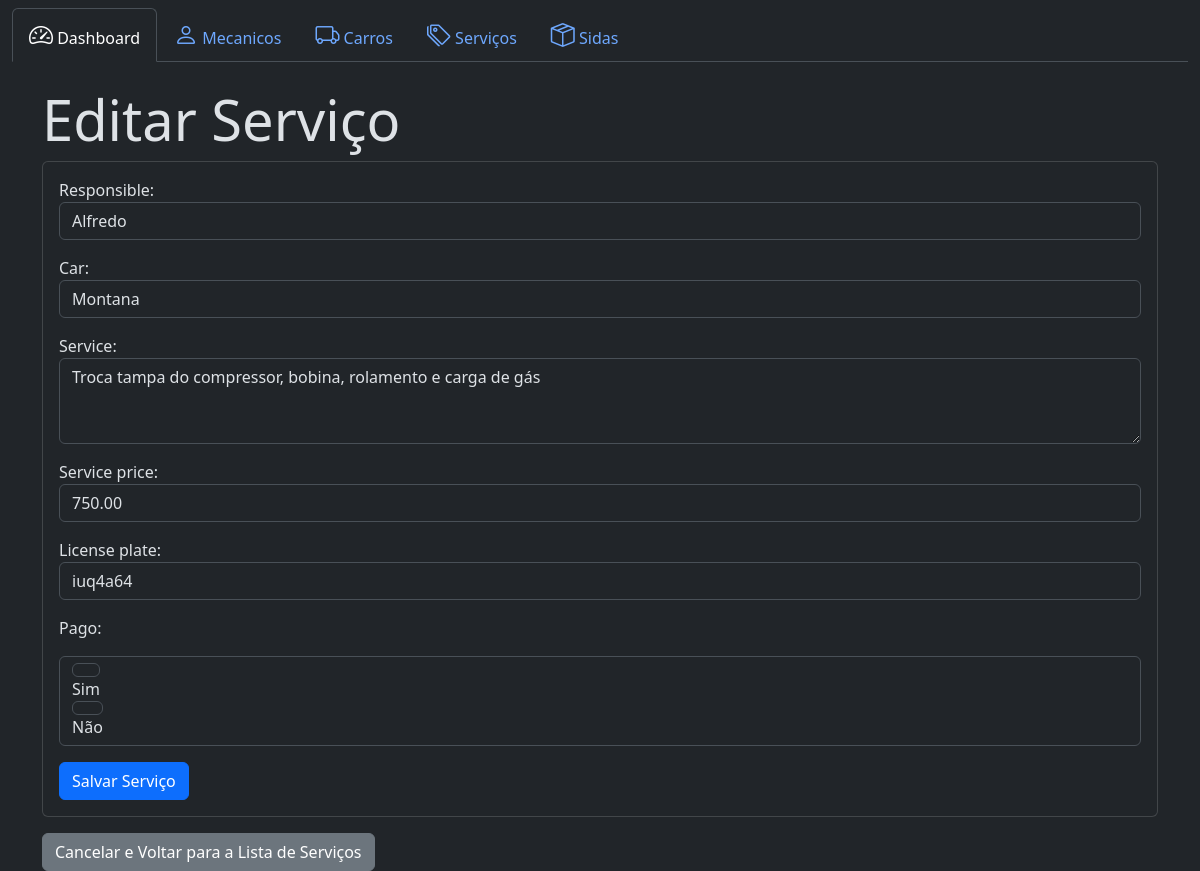
The app's page /service/update/14 with its own data.
### oficina/models.py (models this page shows)
class Service(models.Model):
    responsible = models.ForeignKey(
        Mechanical, on_delete=models.PROTECT, blank=False, null=False
    )
    car = models.ForeignKey(
        Car, on_delete=models.PROTECT, max_length=255, null=False, blank=False
    )
    service = models.TextField(max_length=255, null=False, blank=False)
    service_price = models.DecimalField(max_digits=10, decimal_places=2)
    license_plate = models.CharField(max_length=255, null=False, blank=False)
    created_at = models.DateField(auto_now_add=True)
    pago = models.BooleanField(default=False)

### oficina/views.py (the view)
class ServiceUpdateView(UpdateView):
    model = Service
    form_class = ServiceForm
    template_name = 'components/service/update_service.html'
    success_url = reverse_lazy('list_service')

### oficina/forms.py
class ServiceForm(forms.ModelForm):
    PAGO_CHOICES = (
        (True, 'Sim'),
        (False, 'Não'),
    )
    pago = forms.ChoiceField(
        choices=PAGO_CHOICES,
        widget=forms.RadioSelect,
        label="Pago"
    )
    class Meta:
        model = Service
        fields = [
            'responsible', 'car', 'service', 'service_price', 'license_plate',
            'pago'
        ]
    def __init__(self, *args, **kwargs):
        super(ServiceForm, self).__init__(*args, **kwargs)
        for field_name in self.fields:
            field = self.fields[field_name]
            field.widget.attrs['class'] = 'form-control'
            if field_name == 'service':
                field.widget.attrs['rows'] = 3

### oficina/models.py (called while the page is built)
    def __str__(self) -> str:
        return self.nome

    def __str__(self) -> str:
        return self.car_model

### oficina/templates/components/service/update_service.html (shortened to what this page needs)
{% extends "base.html" %}
{% block content %}
    <div class="container mt-4">
        <h3 class="display-4">Editar Serviço</h3>
        <div class="card">
            <div class="card-body">
                <form method="post">
                    {{form.as_p}}
                    <button type="submit" class="btn btn-primary">
                        Salvar Serviço
                    </button>
                </form>
            </div>
        </div>
        <a href=" {% url "list_service" %}" class="btn btn-secondary mt-3">
            Cancelar e Voltar para a Lista de Serviços
        </a>
    </div>
{% endblock content %}

### records on screen
Service: responsible "Alfredo", car "Montana", service "Troca tampa do compressor, bobina, rolamento e carga de gás", service_price "750.00", license_plate "iuq4a64", pago "☐ Sim ☑ Não"
